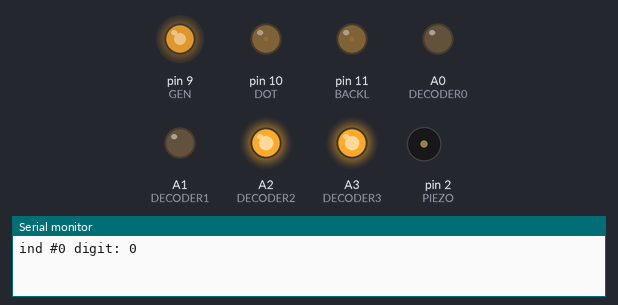
The sketch below on a simulated Arduino Uno, built with avr-gcc and run on an emulated ATmega328P. Parts: output pins drawn as LEDs (lit = HIGH), buzzer (waves = sounding, pin HIGH), the last lines printed to the serial monitor. Pins used as bus, display or sensor lines are not drawn.

Above: at 0.5 s.
At 2.5 s:
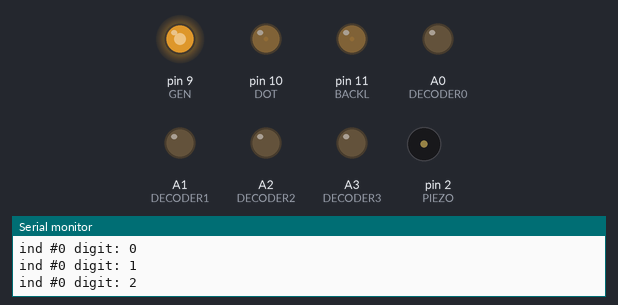
At 3.5 s:
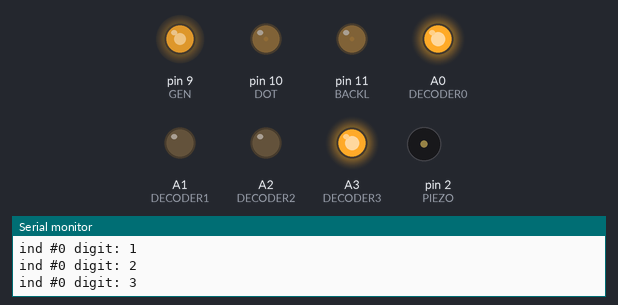
At 5.5 s:
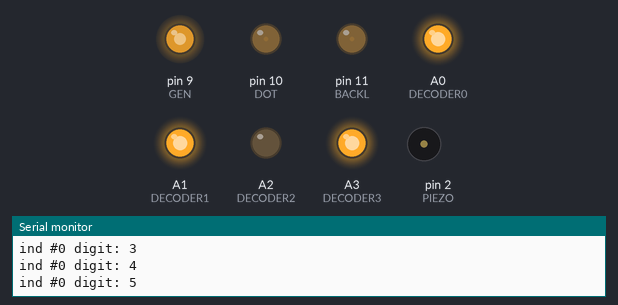
At 8.5 s:
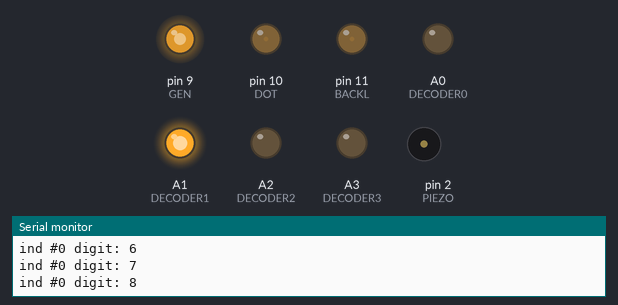
At 11.5 s:
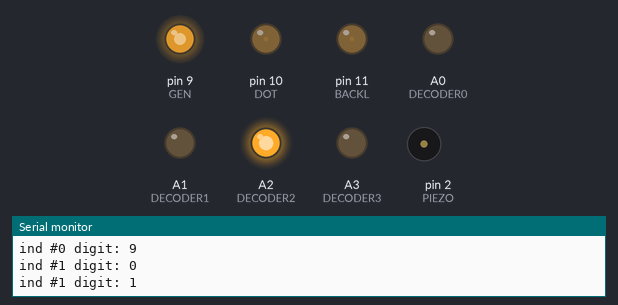
Timing chart, 0 to 13.0 s (numbered marks = the images above):
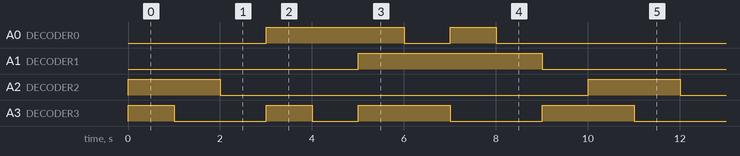

Measured:
- by itself, A0 (DECODER0): repeats every 10.0 s: LOW 1.0 s, HIGH 1.0 s, LOW 5.0 s, HIGH 3.0 s
- by itself, A1 (DECODER1): alternates HIGH for 4.0 s and LOW for 6.0 s
- by itself, A2 (DECODER2): alternates HIGH for 2.0 s and LOW for 8.0 s
- by itself, A3 (DECODER3): repeats every 10.0 s: LOW 2.0 s, HIGH 1.0 s, LOW 1.0 s, HIGH 2.0 s, LOW 2.0 s, HIGH 2.0 s

The sketch:

lamp_test.ino
```cpp
// "минимальный" код для работы часов, можете начать с него разработку своей прошивки
// проверочный код для индикаторов, выводит 0-9 по очереди на каждую лампу

#define DELAY 1000    // задержка между сменой цифр, мс
#define DUTY 180      // скважность ШИМ. От скважности зависит напряжение! у меня 175 вольт при значении 180 и 145 вольт при 120

#define BOARD_TYPE 2
// тип платы часов:
// 0 - IN-12 turned
// 1 - IN-12
// 2 - IN-14 (обычная и neon dot)
// 3 другие индикаторы

// пины
#define PIEZO 2   // пищалка
#define KEY0 3    // часы
#define KEY1 4    // часы
#define KEY2 5    // минуты
#define KEY3 6    // минуты
#define BTN1 7    // кнопка 1
#define BTN2 8    // кнопка 2
#define GEN 9     // генератор
#define DOT 10    // точка
#define BACKL 11  // подсветка
#define BTN3 12   // кнопка 3

#define DECODER0 A0
#define DECODER1 A1
#define DECODER2 A2
#define DECODER3 A3

// распиновка ламп
#if (BOARD_TYPE == 0)
byte digitMask[] = {7, 3, 6, 4, 1, 9, 8, 0, 5, 2}; // маска дешифратора платы in12_turned (цифры нормальные)
byte opts[] = {KEY0, KEY1, KEY2, KEY3};            // порядок индикаторов слева направо

#elif (BOARD_TYPE == 1)
byte digitMask[] = {2, 8, 1, 9, 6, 4, 3, 5, 0, 7}; // маска дешифратора платы in12 (цифры вверх ногами)
byte opts[] = {KEY3, KEY2, KEY1, KEY0};            // порядок индикаторов справа налево (для IN-12 turned) и ин-14

#elif (BOARD_TYPE == 2)
byte digitMask[] = {9, 8, 0, 5, 4, 7, 3, 6, 2, 1}; // маска дешифратора платы in14
byte opts[] = {KEY3, KEY2, KEY1, KEY0};            // порядок индикаторов справа налево (для IN-12 turned) и ин-14

#elif (BOARD_TYPE == 3)
byte digitMask[] = {0, 1, 2, 3, 4, 5, 6, 7, 8, 9}; // тут вводим свой порядок пинов
byte opts[] = {KEY0, KEY1, KEY2, KEY3};            // свой порядок индикаторов
#endif

#include "Hacks.h"

void setDig(byte digit) {
  digit = digitMask[digit];
  setPin(DECODER3, bitRead(digit, 0));
  setPin(DECODER1, bitRead(digit, 1));
  setPin(DECODER0, bitRead(digit, 2));
  setPin(DECODER2, bitRead(digit, 3));
}

void setup() {
  Serial.begin(9600);

  // настройка пинов на выход
  pinMode(DECODER0, OUTPUT);
  pinMode(DECODER1, OUTPUT);
  pinMode(DECODER2, OUTPUT);
  pinMode(DECODER3, OUTPUT);
  pinMode(KEY0, OUTPUT);
  pinMode(KEY1, OUTPUT);
  pinMode(KEY2, OUTPUT);
  pinMode(KEY3, OUTPUT);
  pinMode(PIEZO, OUTPUT);
  pinMode(GEN, OUTPUT);
  pinMode(DOT, OUTPUT);
  pinMode(BACKL, OUTPUT);

  // задаем частоту ШИМ на 9 и 10 выводах 31 кГц
  TCCR1B = TCCR1B & 0b11111000 | 1;		// ставим делитель 1

  // включаем ШИМ
  // от скважности зависит напряжение! у 175 вольт при значении 180 и 145 вольт при 120
  setPWM(9, DUTY);
/*
  // перенастраиваем частоту ШИМ на пинах 3 и 11 на 7.8 кГц и разрешаем прерывания по совпадению
  TCCR2B = (TCCR2B & B11111000) | 2;    // делитель 8
  TCCR2A |= (1 << WGM21);   // включить CTC режим для COMPA
  TIMSK2 |= (1 << OCIE2A);  // включить прерывания по совпадению COMPA
*/
  setPWM(BACKL, 1);   // шим на светодиоды подсветки
  setPWM(DOT, 1);     // шим на точку (разделитель часы:минуты)
}

void loop() {
  for (byte i = 0; i < 4; i++) {
    setPin(opts[i], 1);
    // тупо перебираем числа от 0 до 1
    for (byte k = 0; k < 10; k++) {
      setDig(k);
      Serial.println("ind #" + String(i) + " digit: " + String(k));
      delay(DELAY);
    }
    setPin(opts[i], 0);
  }
}
```
